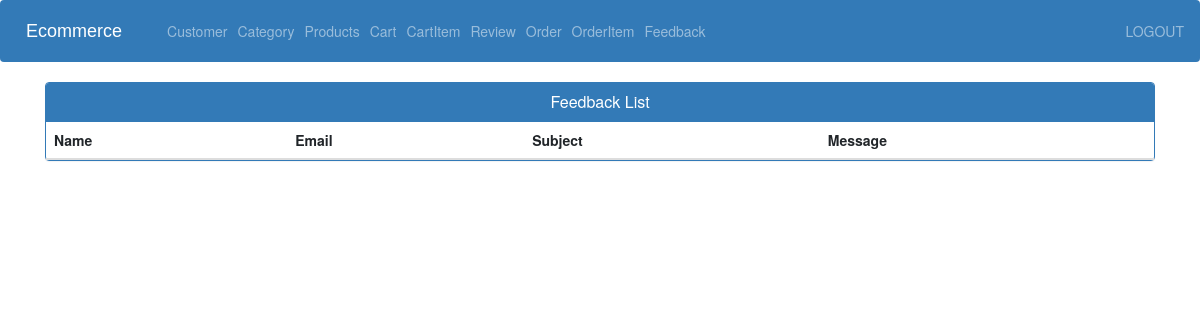
Page /view_contactus (signed in) on the earlier database version.
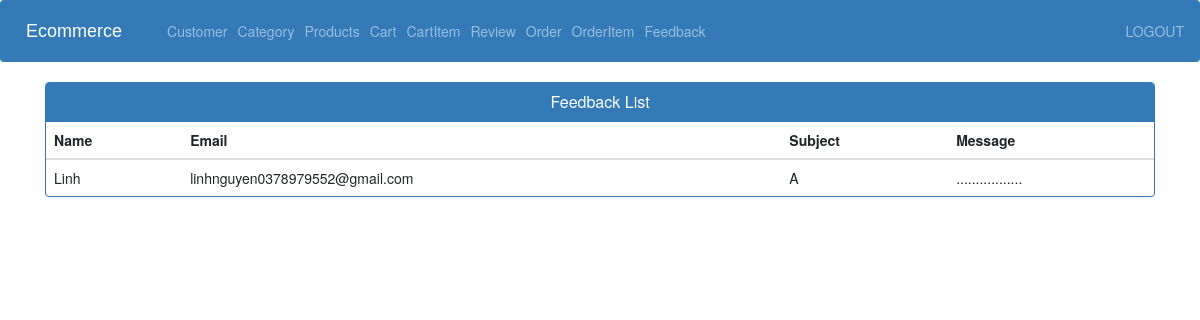
Same page on the later database version.
### store/models.py (models this page shows)
class Contact(models.Model):
    name = models.CharField(max_length=255)
    email = models.EmailField(max_length=255)
    subject = models.CharField(max_length=255)
    message = models.TextField(max_length=1000)

### store/views.py (the view)
# urls.py: path('view_contactus', views.contactus_view, name='view_contactus'),
@login_required(login_url='adminlogin')
def contactus_view(request):
    contact_us_list = Contact.objects.all()
    page = request.GET.get('page', 1)
    paginator = Paginator(contact_us_list, 10)
    try:
        contact_us = paginator.page(page)
    except PageNotAnInteger:
        contact_us = paginator.page(1)
    except EmptyPage:
        contact_us = paginator.page(paginator.num_pages)
    context = {'contact_us': contact_us}
    return render(request, 'admin/view_contactus.html', context)

### store/templates/admin/view_contactus.html (shortened to what this page needs)
{% extends 'admin/admin_base.html' %}
{% load static %}
{% block content %}
<head>
    <link href="//netdna.bootstrapcdn.com/bootstrap/3.0.0/css/bootstrap.min.css" rel="stylesheet" id="bootstrap-css">
  </head>
  <div class="container">
    <div class="panel panel-primary">
      <div class="panel-heading">
        <h6 class="panel-title">Feedback List</h6>
      </div>
      <table class="table table-hover" id="dev-table">
        <thead>
          <tr>
            <th>Name</th>
            <th>Email</th>
            <th>Subject</th>
            <th>Message</th>
          </tr>
        </thead>
        {% for p in contact_us %}
        {% if p %}
        <tr>
          <td> {{p.name}}</td>
          <td>{{ p.email }}</td>
          <td>{{p.subject}}</td>
          <td>{{p.message}}</td>
        </tr>
        {%else%}
        <br><br><br>
        <h1>no Contact us</h1>
        {% endif %}
        {% endfor %}
      </table>
    </div>
  </div>
{% endblock content %}

Differences in the rows shown:
added Contact: name "Linh", email "linhnguyen0378979552@gmail.com", subject "A", message "................."
